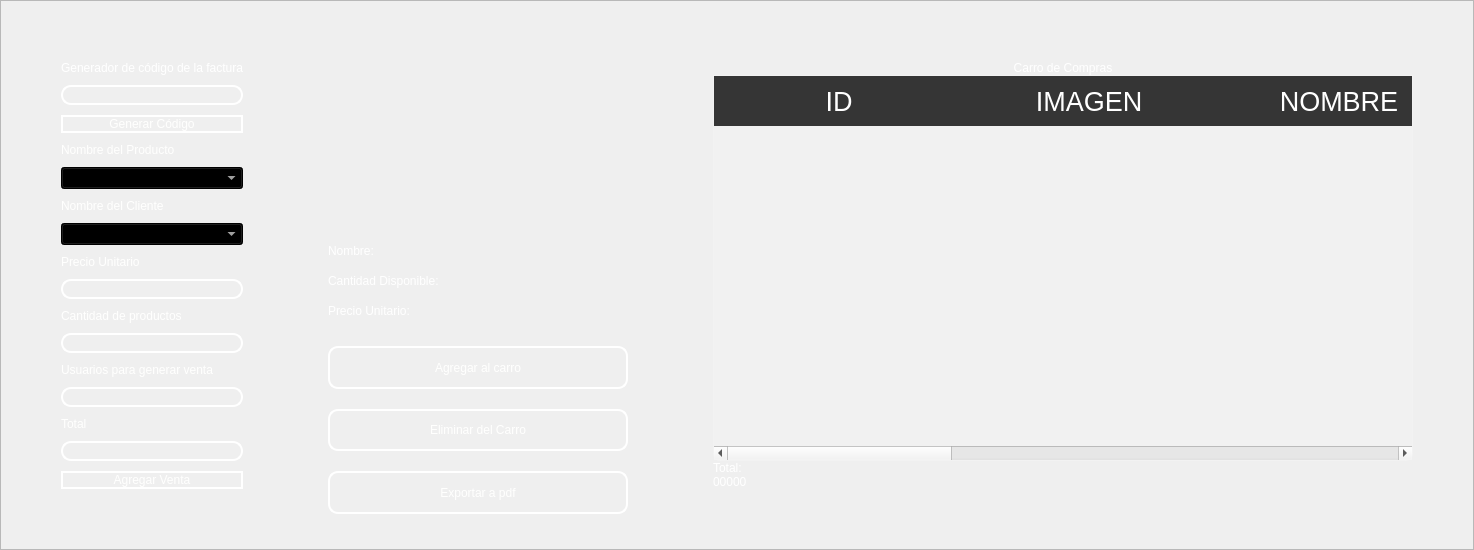
        <widget class="QFrame" name="frame_3">
         <property name="sizePolicy">
          <sizepolicy hsizetype="Maximum" vsizetype="Maximum">
           <horstretch>0</horstretch>
           <verstretch>0</verstretch>
          </sizepolicy>
         </property>
         <property name="layoutDirection">
          <enum>Qt::LeftToRight</enum>
         </property>
         <property name="frameShape">
          <enum>QFrame::StyledPanel</enum>
         </property>
         <property name="frameShadow">
          <enum>QFrame::Raised</enum>
         </property>
         <property name="lineWidth">
          <number>0</number>
         </property>
         <layout class="QHBoxLayout" name="horizontalLayout_4">
          <property name="spacing">
           <number>10</number>
          </property>
          <property name="sizeConstraint">
           <enum>QLayout::SetDefaultConstraint</enum>
          </property>
          <property name="leftMargin">
           <number>10</number>
          </property>
          <property name="topMargin">
           <number>10</number>
          </property>
          <property name="rightMargin">
           <number>10</number>
          </property>
          <property name="bottomMargin">
           <number>10</number>
          </property>
          <item>
           <layout class="QVBoxLayout" name="verticalLayout_3">
            <property name="spacing">
             <number>10</number>
            </property>
            <property name="leftMargin">
             <number>50</number>
            </property>
            <property name="topMargin">
             <number>50</number>
            </property>
            <property name="rightMargin">
             <number>50</number>
            </property>
            <property name="bottomMargin">
             <number>50</number>
            </property>
            <item>
             <widget class="QLabel" name="label_10">
              <property name="styleSheet">
               <string notr="true">color: rgb(255, 255, 255);
font: 10pt &quot;MS Shell Dlg 2&quot;;</string>
              </property>
              <property name="text">
               <string>Generador de código de la factura</string>
              </property>
             </widget>
            </item>
            <item>
             <widget class="QLineEdit" name="codetxt">
              <property name="enabled">
               <bool>false</bool>
              </property>
              <property name="styleSheet">
               <string notr="true">QLabel {
	color: rgb(255, 255, 254);
	font: 12pt &quot;Arial&quot;;
	background-color: rgba(0, 0, 0,0);
}


QLineEdit{
background-color: rgba(0, 0, 0,0);
border-radius:10px; 
font: 12pt &quot;Arial&quot;;
color: rgb(255, 255, 254);
border: 2px solid  rgb(255, 255, 255);

}

QLineEdit:hover{
background-color: rgba(0, 0, 0,0);
border-radius:10px; 
font: 12pt &quot;Arial&quot;;
border: 2px solid  rgb(120, 0, 171);
}

QLineEdit:focus{
background-color: rgb(0, 0, 0);
border-radius:10px; 
font: 12pt &quot;Arial&quot;;
border: 2px solid rgb(120, 0, 171);
}

QCheckBox{
	font: 12pt &quot;Arial&quot;;
	color: rgb(255, 255, 255);
}

QCheckBox::indicator {
    width: 18px;
    height:18px;
}

QCheckBox::indicator:unchecked {
   background-image: url(image/square.svg);
}

QCheckBox::indicator:checked {
   background-image: url(image/check-square.svg);
}

QPushButton{
border-radius:10px; 
font: 12pt &quot;Arial&quot;;
color: rgb(255, 255, 254);
border: 2px solid #ffffff;
}

QPushButton:hover{
border-radius:10px; 
font: 12pt &quot;Arial&quot;;
color: rgb(255, 255, 255);
border: 2px solid rgb(120, 0, 171);
	background-color: rgb(120, 0, 171);
}
QFrame{
 	background-color: #1E0070;
	border-radius:15px; 
}
</string>
              </property>
             </widget>
            </item>
            <item>
             <widget class="QPushButton" name="btn_get_code">
              <property name="cursor">
               <cursorShape>PointingHandCursor</cursorShape>
              </property>
              <property name="styleSheet">
               <string notr="true">QLabel {
	color: rgb(255, 255, 254);
	font: 12pt &quot;Arial&quot;;
	background-color: rgba(0, 0, 0,0);
}


QLineEdit{
background-color: rgba(0, 0, 0,0);
border-radius:10px; 
font: 12pt &quot;Arial&quot;;
color: rgb(255, 255, 254);
border: 2px solid  rgb(255, 255, 255);

}

QLineEdit:hover{
background-color: rgba(0, 0, 0,0);
border-radius:10px; 
font: 12pt &quot;Arial&quot;;
border: 2px solid  rgb(120, 0, 171);
}

QLineEdit:focus{
background-color: rgb(0, 0, 0);
border-radius:10px; 
font: 12pt &quot;Arial&quot;;
border: 2px solid rgb(120, 0, 171);
}

QCheckBox{
	font: 12pt &quot;Arial&quot;;
	color: rgb(255, 255, 255);
}

QCheckBox::indicator {
    width: 18px;
    height:18px;
}

QCheckBox::indicator:unchecked {
   background-image: url(image/square.svg);
}

QCheckBox::indicator:checked {
   background-image: url(image/check-square.svg);
}

QPushButton{
border-radius:10px; 
font: 12pt &quot;Arial&quot;;
color: rgb(255, 255, 254);
border: 2px solid #ffffff;
}

QPushButton:hover{
border-radius:10px; 
font: 12pt &quot;Arial&quot;;
color: rgb(255, 255, 255);
border: 2px solid rgb(120, 0, 171);
	background-color: rgb(120, 0, 171);
}
QFrame{
 	background-color: #1E0070;
	border-radius:15px; 
}
</string>
              </property>
              <property name="text">
               <string>Generar Código</string>
              </property>
             </widget>
            </item>
            <item>
             <widget class="QLabel" name="label_7">
              <property name="styleSheet">
               <string notr="true">QLabel {
	color: rgb(255, 255, 254);
	font: 12pt &quot;Arial&quot;;
	background-color: rgba(0, 0, 0,0);
}


QLineEdit{
background-color: rgba(0, 0, 0,0);
border-radius:10px; 
font: 12pt &quot;Arial&quot;;
color: rgb(255, 255, 254);
border: 2px solid  rgb(255, 255, 255);

}

QLineEdit:hover{
background-color: rgba(0, 0, 0,0);
border-radius:10px; 
font: 12pt &quot;Arial&quot;;
border: 2px solid  rgb(120, 0, 171);
}

QLineEdit:focus{
background-color: rgb(0, 0, 0);
border-radius:10px; 
font: 12pt &quot;Arial&quot;;
border: 2px solid rgb(120, 0, 171);
}

QCheckBox{
	font: 12pt &quot;Arial&quot;;
	color: rgb(255, 255, 255);
}

QCheckBox::indicator {
    width: 18px;
    height:18px;
}

QCheckBox::indicator:unchecked {
   background-image: url(image/square.svg);
}

QCheckBox::indicator:checked {
   background-image: url(image/check-square.svg);
}

QPushButton{
border-radius:10px; 
font: 12pt &quot;Arial&quot;;
color: rgb(255, 255, 254);
border: 2px solid #ffffff;
}

QPushButton:hover{
border-radius:10px; 
font: 12pt &quot;Arial&quot;;
color: rgb(255, 255, 255);
border: 2px solid rgb(120, 0, 171);
	background-color: rgb(120, 0, 171);
}

</string>
              </property>
              <property name="text">
               <string>Nombre del Producto</string>
              </property>
             </widget>
            </item>
            <item>
             <widget class="QComboBox" name="comboboxproduct">
              <property name="cursor">
               <cursorShape>PointingHandCursor</cursorShape>
              </property>
              <property name="styleSheet">
               <string notr="true">background-color: rgb(0, 0, 0);
color: rgb(255, 255, 255);
</string>
              </property>
             </widget>
            </item>
            <item>
             <widget class="QLabel" name="label_6">
              <property name="styleSheet">
               <string notr="true">QLabel {
	color: rgb(255, 255, 254);
	font: 12pt &quot;Arial&quot;;
	background-color: rgba(0, 0, 0,0);
}


QLineEdit{
background-color: rgba(0, 0, 0,0);
border-radius:10px; 
font: 12pt &quot;Arial&quot;;
color: rgb(255, 255, 254);
border: 2px solid  rgb(255, 255, 255);

}

QLineEdit:hover{
background-color: rgba(0, 0, 0,0);
border-radius:10px; 
font: 12pt &quot;Arial&quot;;
border: 2px solid  rgb(120, 0, 171);
}

QLineEdit:focus{
background-color: rgb(0, 0, 0);
border-radius:10px; 
font: 12pt &quot;Arial&quot;;
border: 2px solid rgb(120, 0, 171);
}

QCheckBox{
	font: 12pt &quot;Arial&quot;;
	color: rgb(255, 255, 255);
}

QCheckBox::indicator {
    width: 18px;
    height:18px;
}

QCheckBox::indicator:unchecked {
   background-image: url(image/square.svg);
}

QCheckBox::indicator:checked {
   background-image: url(image/check-square.svg);
}

QPushButton{
border-radius:10px; 
font: 12pt &quot;Arial&quot;;
color: rgb(255, 255, 254);
border: 2px solid #ffffff;
}

QPushButton:hover{
border-radius:10px; 
font: 12pt &quot;Arial&quot;;
color: rgb(255, 255, 255);
border: 2px solid rgb(120, 0, 171);
	background-color: rgb(120, 0, 171);
}

</string>
              </property>
              <property name="text">
               <string>Nombre del Cliente</string>
              </property>
             </widget>
            </item>
            <item>
             <widget class="QComboBox" name="comboboxclient">
              <property name="cursor">
               <cursorShape>PointingHandCursor</cursorShape>
              </property>
              <property name="styleSheet">
               <string notr="true">background-color: rgb(0, 0, 0);
color: rgb(255, 255, 255);
</string>
              </property>
             </widget>
            </item>
            <item>
             <widget class="QLabel" name="label_5">
              <property name="styleSheet">
               <string notr="true">QLabel {
	color: rgb(255, 255, 254);
	font: 12pt &quot;Arial&quot;;
	background-color: rgba(0, 0, 0,0);
}


QLineEdit{
background-color: rgba(0, 0, 0,0);
border-radius:10px; 
font: 12pt &quot;Arial&quot;;
color: rgb(255, 255, 254);
border: 2px solid  rgb(255, 255, 255);

}

QLineEdit:hover{
background-color: rgba(0, 0, 0,0);
border-radius:10px; 
font: 12pt &quot;Arial&quot;;
border: 2px solid  rgb(120, 0, 171);
}

QLineEdit:focus{
background-color: rgb(0, 0, 0);
border-radius:10px; 
font: 12pt &quot;Arial&quot;;
border: 2px solid rgb(120, 0, 171);
}

QCheckBox{
	font: 12pt &quot;Arial&quot;;
	color: rgb(255, 255, 255);
}

QCheckBox::indicator {
    width: 18px;
    height:18px;
}

QCheckBox::indicator:unchecked {
   background-image: url(image/square.svg);
}

QCheckBox::indicator:checked {
   background-image: url(image/check-square.svg);
}

QPushButton{
border-radius:10px; 
font: 12pt &quot;Arial&quot;;
color: rgb(255, 255, 254);
border: 2px solid #ffffff;
}

QPushButton:hover{
border-radius:10px; 
font: 12pt &quot;Arial&quot;;
color: rgb(255, 255, 255);
border: 2px solid rgb(120, 0, 171);
	background-color: rgb(120, 0, 171);
}

</string>
              </property>
              <property name="text">
               <string>Precio Unitario</string>
              </property>
             </widget>
            </item>
            <item>
             <widget class="QLineEdit" name="unitpricetxt">
              <property name="enabled">
               <bool>false</bool>
              </property>
              <property name="styleSheet">
               <string notr="true">QLabel {
	color: rgb(255, 255, 254);
	font: 12pt &quot;Arial&quot;;
	background-color: rgba(0, 0, 0,0);
}


QLineEdit{
background-color: rgba(0, 0, 0,0);
border-radius:10px; 
font: 12pt &quot;Arial&quot;;
color: rgb(255, 255, 254);
border: 2px solid  rgb(255, 255, 255);

}

QLineEdit:hover{
background-color: rgba(0, 0, 0,0);
border-radius:10px; 
font: 12pt &quot;Arial&quot;;
border: 2px solid  rgb(120, 0, 171);
}

QLineEdit:focus{
background-color: rgb(0, 0, 0);
border-radius:10px; 
font: 12pt &quot;Arial&quot;;
border: 2px solid rgb(120, 0, 171);
}

QCheckBox{
	font: 12pt &quot;Arial&quot;;
	color: rgb(255, 255, 255);
}

QCheckBox::indicator {
    width: 18px;
    height:18px;
}

QCheckBox::indicator:unchecked {
   background-image: url(image/square.svg);
}

QCheckBox::indicator:checked {
   background-image: url(image/check-square.svg);
}

QPushButton{
border-radius:10px; 
font: 12pt &quot;Arial&quot;;
color: rgb(255, 255, 254);
border: 2px solid #ffffff;
}

QPushButton:hover{
border-radius:10px; 
font: 12pt &quot;Arial&quot;;
color: rgb(255, 255, 255);
border: 2px solid rgb(120, 0, 171);
	background-color: rgb(120, 0, 171);
}
QFrame{
 	background-color: #1E0070;
	border-radius:15px; 
}
</string>
              </property>
             </widget>
            </item>
            <item>
             <widget class="QLabel" name="label_4">
              <property name="styleSheet">
               <string notr="true">QLabel {
	color: rgb(255, 255, 254);
	font: 12pt &quot;Arial&quot;;
	background-color: rgba(0, 0, 0,0);
}


QLineEdit{
background-color: rgba(0, 0, 0,0);
border-radius:10px; 
font: 12pt &quot;Arial&quot;;
color: rgb(255, 255, 254);
border: 2px solid  rgb(255, 255, 255);

}

QLineEdit:hover{
background-color: rgba(0, 0, 0,0);
border-radius:10px; 
font: 12pt &quot;Arial&quot;;
border: 2px solid  rgb(120, 0, 171);
}

QLineEdit:focus{
background-color: rgb(0, 0, 0);
border-radius:10px; 
font: 12pt &quot;Arial&quot;;
border: 2px solid rgb(120, 0, 171);
}

QCheckBox{
	font: 12pt &quot;Arial&quot;;
	color: rgb(255, 255, 255);
}

QCheckBox::indicator {
    width: 18px;
    height:18px;
}

QCheckBox::indicator:unchecked {
   background-image: url(image/square.svg);
}

QCheckBox::indicator:checked {
   background-image: url(image/check-square.svg);
}

QPushButton{
border-radius:10px; 
font: 12pt &quot;Arial&quot;;
color: rgb(255, 255, 254);
border: 2px solid #ffffff;
}

QPushButton:hover{
border-radius:10px; 
font: 12pt &quot;Arial&quot;;
color: rgb(255, 255, 255);
border: 2px solid rgb(120, 0, 171);
	background-color: rgb(120, 0, 171);
}
</string>
              </property>
              <property name="text">
               <string>Cantidad de productos</string>
              </property>
             </widget>
            </item>
            <item>
             <widget class="QLineEdit" name="quantitytxt">
              <property name="styleSheet">
               <string notr="true">QLabel {
	color: rgb(255, 255, 254);
	font: 12pt &quot;Arial&quot;;
	background-color: rgba(0, 0, 0,0);
}


QLineEdit{
background-color: rgba(0, 0, 0,0);
border-radius:10px; 
font: 12pt &quot;Arial&quot;;
color: rgb(255, 255, 254);
border: 2px solid  rgb(255, 255, 255);

}

QLineEdit:hover{
background-color: rgba(0, 0, 0,0);
border-radius:10px; 
font: 12pt &quot;Arial&quot;;
border: 2px solid  rgb(120, 0, 171);
}

QLineEdit:focus{
background-color: rgb(0, 0, 0);
border-radius:10px; 
font: 12pt &quot;Arial&quot;;
border: 2px solid rgb(120, 0, 171);
}

QCheckBox{
	font: 12pt &quot;Arial&quot;;
	color: rgb(255, 255, 255);
}

QCheckBox::indicator {
    width: 18px;
    height:18px;
}

QCheckBox::indicator:unchecked {
   background-image: url(image/square.svg);
}

QCheckBox::indicator:checked {
   background-image: url(image/check-square.svg);
}

QPushButton{
border-radius:10px; 
font: 12pt &quot;Arial&quot;;
color: rgb(255, 255, 254);
border: 2px solid #ffffff;
}

QPushButton:hover{
border-radius:10px; 
font: 12pt &quot;Arial&quot;;
color: rgb(255, 255, 255);
border: 2px solid rgb(120, 0, 171);
	background-color: rgb(120, 0, 171);
}
QFrame{
 	background-color: #1E0070;
	border-radius:15px; 
}
</string>
              </property>
             </widget>
            </item>
            <item>
             <widget class="QLabel" name="label_3">
              <property name="styleSheet">
               <string notr="true">QLabel {
	color: rgb(255, 255, 254);
	font: 12pt &quot;Arial&quot;;
	background-color: rgba(0, 0, 0,0);
}


QLineEdit{
background-color: rgba(0, 0, 0,0);
border-radius:10px; 
font: 12pt &quot;Arial&quot;;
color: rgb(255, 255, 254);
border: 2px solid  rgb(255, 255, 255);

}

QLineEdit:hover{
background-color: rgba(0, 0, 0,0);
border-radius:10px; 
font: 12pt &quot;Arial&quot;;
border: 2px solid  rgb(120, 0, 171);
}

QLineEdit:focus{
background-color: rgb(0, 0, 0);
border-radius:10px; 
font: 12pt &quot;Arial&quot;;
border: 2px solid rgb(120, 0, 171);
}

QCheckBox{
	font: 12pt &quot;Arial&quot;;
	color: rgb(255, 255, 255);
}

QCheckBox::indicator {
    width: 18px;
    height:18px;
}

QCheckBox::indicator:unchecked {
   background-image: url(image/square.svg);
}

QCheckBox::indicator:checked {
   background-image: url(image/check-square.svg);
}

QPushButton{
border-radius:10px; 
font: 12pt &quot;Arial&quot;;
color: rgb(255, 255, 254);
border: 2px solid #ffffff;
}

QPushButton:hover{
border-radius:10px; 
font: 12pt &quot;Arial&quot;;
color: rgb(255, 255, 255);
border: 2px solid rgb(120, 0, 171);
	background-color: rgb(120, 0, 171);
}

</string>
              </property>
              <property name="text">
               <string>Usuarios para generar venta</string>
              </property>
             </widget>
            </item>
            <item>
             <widget class="QLineEdit" name="usertxt">
              <property name="styleSheet">
               <string notr="true">QLabel {
	color: rgb(255, 255, 254);
	font: 12pt &quot;Arial&quot;;
	background-color: rgba(0, 0, 0,0);
}


QLineEdit{
background-color: rgba(0, 0, 0,0);
border-radius:10px; 
font: 12pt &quot;Arial&quot;;
color: rgb(255, 255, 254);
border: 2px solid  rgb(255, 255, 255);

}

QLineEdit:hover{
background-color: rgba(0, 0, 0,0);
border-radius:10px; 
font: 12pt &quot;Arial&quot;;
border: 2px solid  rgb(120, 0, 171);
}

QLineEdit:focus{
background-color: rgb(0, 0, 0);
border-radius:10px; 
font: 12pt &quot;Arial&quot;;
border: 2px solid rgb(120, 0, 171);
}

QCheckBox{
	font: 12pt &quot;Arial&quot;;
	color: rgb(255, 255, 255);
}

QCheckBox::indicator {
    width: 18px;
    height:18px;
}

QCheckBox::indicator:unchecked {
   background-image: url(image/square.svg);
}

QCheckBox::indicator:checked {
   background-image: url(image/check-square.svg);
}

QPushButton{
border-radius:10px; 
font: 12pt &quot;Arial&quot;;
color: rgb(255, 255, 254);
border: 2px solid #ffffff;
}

QPushButton:hover{
border-radius:10px; 
font: 12pt &quot;Arial&quot;;
color: rgb(255, 255, 255);
border: 2px solid rgb(120, 0, 171);
	background-color: rgb(120, 0, 171);
}
QFrame{
 	background-color: #1E0070;
	border-radius:15px; 
}
</string>
              </property>
             </widget>
            </item>
            <item>
             <widget class="QLabel" name="label_2">
              <property name="styleSheet">
               <string notr="true">QLabel {
	color: rgb(255, 255, 254);
	font: 12pt &quot;Arial&quot;;
	background-color: rgba(0, 0, 0,0);
}


QLineEdit{
background-color: rgba(0, 0, 0,0);
border-radius:10px; 
font: 12pt &quot;Arial&quot;;
color: rgb(255, 255, 254);
border: 2px solid  rgb(255, 255, 255);

}

QLineEdit:hover{
background-color: rgba(0, 0, 0,0);
border-radius:10px; 
font: 12pt &quot;Arial&quot;;
border: 2px solid  rgb(120, 0, 171);
}

QLineEdit:focus{
background-color: rgb(0, 0, 0);
border-radius:10px; 
font: 12pt &quot;Arial&quot;;
border: 2px solid rgb(120, 0, 171);
}

QCheckBox{
	font: 12pt &quot;Arial&quot;;
	color: rgb(255, 255, 255);
}

QCheckBox::indicator {
    width: 18px;
    height:18px;
}

QCheckBox::indicator:unchecked {
   background-image: url(image/square.svg);
}

QCheckBox::indicator:checked {
   background-image: url(image/check-square.svg);
}

QPushButton{
border-radius:10px; 
font: 12pt &quot;Arial&quot;;
color: rgb(255, 255, 254);
border: 2px solid #ffffff;
}

QPushButton:hover{
border-radius:10px; 
font: 12pt &quot;Arial&quot;;
color: rgb(255, 255, 255);
border: 2px solid rgb(120, 0, 171);
	background-color: rgb(120, 0, 171);
}

</string>
              </property>
              <property name="text">
               <string>Total</string>
              </property>
             </widget>
            </item>
            <item>
             <widget class="QLineEdit" name="totalpricetxt">
              <property name="enabled">
               <bool>false</bool>
              </property>
              <property name="styleSheet">
               <string notr="true">QLabel {
	color: rgb(255, 255, 254);
	font: 12pt &quot;Arial&quot;;
	background-color: rgba(0, 0, 0,0);
}


QLineEdit{
background-color: rgba(0, 0, 0,0);
border-radius:10px; 
font: 12pt &quot;Arial&quot;;
color: rgb(255, 255, 254);
border: 2px solid  rgb(255, 255, 255);

}

QLineEdit:hover{
background-color: rgba(0, 0, 0,0);
border-radius:10px; 
font: 12pt &quot;Arial&quot;;
border: 2px solid  rgb(120, 0, 171);
}

QLineEdit:focus{
background-color: rgb(0, 0, 0);
border-radius:10px; 
font: 12pt &quot;Arial&quot;;
border: 2px solid rgb(120, 0, 171);
}

QCheckBox{
	font: 12pt &quot;Arial&quot;;
	color: rgb(255, 255, 255);
}

QCheckBox::indicator {
    width: 18px;
    height:18px;
}

QCheckBox::indicator:unchecked {
   background-image: url(image/square.svg);
}

QCheckBox::indicator:checked {
   background-image: url(image/check-square.svg);
}

QPushButton{
border-radius:10px; 
font: 12pt &quot;Arial&quot;;
color: rgb(255, 255, 254);
border: 2px solid #ffffff;
}

QPushButton:hover{
border-radius:10px; 
font: 12pt &quot;Arial&quot;;
color: rgb(255, 255, 255);
border: 2px solid rgb(120, 0, 171);
	background-color: rgb(120, 0, 171);
}
QFrame{
 	background-color: #1E0070;
	border-radius:15px; 
}
</string>
              </property>
             </widget>
            </item>
            <item>
             <widget class="QPushButton" name="btn_register_sale">
              <property name="cursor">
               <cursorShape>PointingHandCursor</cursorShape>
              </property>
              <property name="styleSheet">
               <string notr="true">QLabel {
	color: rgb(255, 255, 254);
	font: 12pt &quot;Arial&quot;;
	background-color: rgba(0, 0, 0,0);
}


QLineEdit{
background-color: rgba(0, 0, 0,0);
border-radius:10px; 
font: 12pt &quot;Arial&quot;;
color: rgb(255, 255, 254);
border: 2px solid  rgb(255, 255, 255);

}

QLineEdit:hover{
background-color: rgba(0, 0, 0,0);
border-radius:10px; 
font: 12pt &quot;Arial&quot;;
border: 2px solid  rgb(120, 0, 171);
}

QLineEdit:focus{
background-color: rgb(0, 0, 0);
border-radius:10px; 
font: 12pt &quot;Arial&quot;;
border: 2px solid rgb(120, 0, 171);
}

QCheckBox{
	font: 12pt &quot;Arial&quot;;
	color: rgb(255, 255, 255);
}

QCheckBox::indicator {
    width: 18px;
    height:18px;
}

QCheckBox::indicator:unchecked {
   background-image: url(image/square.svg);
}

QCheckBox::indicator:checked {
   background-image: url(image/check-square.svg);
}

QPushButton{
border-radius:10px; 
font: 12pt &quot;Arial&quot;;
color: rgb(255, 255, 254);
border: 2px solid #ffffff;
}

QPushButton:hover{
border-radius:10px; 
font: 12pt &quot;Arial&quot;;
color: rgb(255, 255, 255);
border: 2px solid rgb(120, 0, 171);
	background-color: rgb(120, 0, 171);
}
QFrame{
 	background-color: #1E0070;
	border-radius:15px; 
}
</string>
              </property>
              <property name="text">
               <string>Agregar Venta</string>
              </property>
             </widget>
            </item>
           </layout>
          </item>
          <item>
           <layout class="QVBoxLayout" name="verticalLayout_4">
            <property name="spacing">
             <number>0</number>
            </property>
            <property name="leftMargin">
             <number>25</number>
            </property>
            <property name="topMargin">
             <number>25</number>
            </property>
            <property name="rightMargin">
             <number>25</number>
            </property>
            <property name="bottomMargin">
             <number>25</number>
            </property>
            <item>
             <widget class="QLabel" name="labelimage">
              <property name="minimumSize">
               <size>
                <width>0</width>
                <height>200</height>
               </size>
              </property>
              <property name="maximumSize">
               <size>
                <width>200</width>
                <height>200</height>
               </size>
              </property>
              <property name="text">
               <string/>
              </property>
             </widget>
            </item>
            <item>
             <widget class="QLabel" name="labelname">
              <property name="minimumSize">
               <size>
                <width>300</width>
                <height>0</height>
               </size>
              </property>
              <property name="maximumSize">
               <size>
                <width>300</width>
                <height>30</height>
               </size>
              </property>
              <property name="styleSheet">
               <string notr="true">color: rgb(255, 255, 255);
font: 12pt &quot;MS Shell Dlg 2&quot;;</string>
              </property>
              <property name="text">
               <string>Nombre:</string>
              </property>
             </widget>
            </item>
            <item>
             <widget class="QLabel" name="labelstock">
              <property name="minimumSize">
               <size>
                <width>180</width>
                <height>0</height>
               </size>
              </property>
              <property name="maximumSize">
               <size>
                <width>300</width>
                <height>30</height>
               </size>
              </property>
              <property name="styleSheet">
               <string notr="true">color: rgb(255, 255, 255);
font: 12pt &quot;MS Shell Dlg 2&quot;;</string>
              </property>
              <property name="text">
               <string>Cantidad Disponible:</string>
              </property>
             </widget>
            </item>
            <item>
             <widget class="QLabel" name="labeluprice">
              <property name="maximumSize">
               <size>
                <width>300</width>
                <height>30</height>
               </size>
              </property>
              <property name="styleSheet">
               <string notr="true">color: rgb(255, 255, 255);
font: 12pt &quot;MS Shell Dlg 2&quot;;</string>
              </property>
              <property name="text">
               <string>Precio Unitario:</string>
              </property>
             </widget>
            </item>
            <item>
             <spacer name="verticalSpacer">
              <property name="orientation">
               <enum>Qt::Vertical</enum>
              </property>
              <property name="sizeType">
               <enum>QSizePolicy::Fixed</enum>
              </property>
              <property name="sizeHint" stdset="0">
               <size>
                <width>10</width>
                <height>20</height>
               </size>
              </property>
             </spacer>
            </item>
            <item>
             <widget class="QPushButton" name="btn_add_cart">
              <property name="maximumSize">
               <size>
                <width>300</width>
                <height>50</height>
               </size>
              </property>
              <property name="cursor">
               <cursorShape>PointingHandCursor</cursorShape>
              </property>
              <property name="styleSheet">
               <string notr="true">QPushButton{
border-radius:10px; 
font: 12pt &quot;Arial&quot;;
color: rgb(255, 255, 254);
border: 2px solid #ffffff;
}

QPushButton:hover{
border-radius:10px; 
font: 12pt &quot;Arial&quot;;
color: rgb(255, 255, 255);
border: 2px solid rgb(120, 0, 171);
	background-color: rgb(120, 0, 171);
}</string>
              </property>
              <property name="text">
               <string>Agregar al carro</string>
              </property>
              <property name="iconSize">
               <size>
                <width>30</width>
                <height>30</height>
               </size>
              </property>
             </widget>
            </item>
            <item>
             <spacer name="verticalSpacer_2">
              <property name="orientation">
               <enum>Qt::Vertical</enum>
              </property>
              <property name="sizeType">
               <enum>QSizePolicy::Fixed</enum>
              </property>
              <property name="sizeHint" stdset="0">
               <size>
                <width>20</width>
                <height>20</height>
               </size>
              </property>
             </spacer>
            </item>
            <item>
             <widget class="QPushButton" name="btn_delete">
              <property name="maximumSize">
               <size>
                <width>300</width>
                <height>50</height>
               </size>
              </property>
              <property name="cursor">
               <cursorShape>PointingHandCursor</cursorShape>
              </property>
              <property name="styleSheet">
               <string notr="true">QPushButton{
border-radius:10px; 
font: 12pt &quot;Arial&quot;;
color: rgb(255, 255, 254);
border: 2px solid #ffffff;
}

QPushButton:hover{
border-radius:10px; 
font: 12pt &quot;Arial&quot;;
color: rgb(255, 255, 255);
border: 2px solid rgb(120, 0, 171);
	background-color: rgb(120, 0, 171);
}</string>
              </property>
              <property name="text">
               <string>Eliminar del Carro</string>
              </property>
              <property name="iconSize">
               <size>
                <width>30</width>
                <height>30</height>
               </size>
              </property>
             </widget>
            </item>
            <item>
             <spacer name="verticalSpacer_3">
              <property name="orientation">
               <enum>Qt::Vertical</enum>
              </property>
              <property name="sizeType">
               <enum>QSizePolicy::Fixed</enum>
              </property>
              <property name="sizeHint" stdset="0">
               <size>
                <width>20</width>
                <height>20</height>
               </size>
              </property>
             </spacer>
            </item>
            <item>
             <widget class="QPushButton" name="btn_export_pdf">
              <property name="maximumSize">
               <size>
                <width>300</width>
                <height>50</height>
               </size>
              </property>
              <property name="styleSheet">
               <string notr="true">QPushButton{
border-radius:10px; 
font: 12pt &quot;Arial&quot;;
color: rgb(255, 255, 254);
border: 2px solid #ffffff;
}

QPushButton:hover{
border-radius:10px; 
font: 12pt &quot;Arial&quot;;
color: rgb(255, 255, 255);
border: 2px solid rgb(120, 0, 171);
	background-color: rgb(120, 0, 171);
}</string>
              </property>
              <property name="text">
               <string>Exportar a pdf</string>
              </property>
             </widget>
            </item>
           </layout>
          </item>
          <item>
           <layout class="QVBoxLayout" name="verticalLayout_5">
            <property name="spacing">
             <number>0</number>
            </property>
            <property name="leftMargin">
             <number>50</number>
            </property>
            <property name="topMargin">
             <number>50</number>
            </property>
            <property name="rightMargin">
             <number>50</number>
            </property>
            <property name="bottomMargin">
             <number>50</number>
            </property>
            <item>
             <widget class="QLabel" name="label_8">
              <property name="styleSheet">
               <string notr="true">color: rgb(255, 255, 255);
font: 25pt &quot;MS Shell Dlg 2&quot;;</string>
              </property>
              <property name="text">
               <string>Carro de Compras</string>
              </property>
              <property name="alignment">
               <set>Qt::AlignCenter</set>
              </property>
             </widget>
            </item>
            <item>
             <widget class="QTableWidget" name="table_cart">
              <property name="minimumSize">
               <size>
                <width>700</width>
                <height>0</height>
               </size>
              </property>
              <property name="maximumSize">
               <size>
                <width>700</width>
                <height>16777215</height>
               </size>
              </property>
              <property name="styleSheet">
               <string notr="true">QTableView {
background-color: rgba(255, 255, 255, 30); 
border: 1px solid rgba(255,255,255,40);
border-bottom-right-radius: 7px; 
border-bottom-left-radius: 7px; 
color: white;
	font: 15pt &quot;MS Shell Dlg 2&quot;;
}

QHeaderView::section {
background-color: rgb(53, 53, 53);
color: white;
border: none;
height: 50px;
font-size: 20pt;
}

QTableView::item {
    border-style: none;
    border-bottom: 1px solid rgba(255,255,255,50);
    padding-left: auto;
    padding-right: auto;
}

QTableView::item:selected{
	border: none;
	color: rgb(255, 255, 255);
    background-color: rgba(255, 255, 255, 50);
}
</string>
              </property>
              <property name="editTriggers">
               <set>QAbstractItemView::NoEditTriggers</set>
              </property>
              <attribute name="horizontalHeaderDefaultSectionSize">
               <number>250</number>
              </attribute>
              <column>
               <property name="text">
                <string>ID</string>
               </property>
              </column>
              <column>
               <property name="text">
                <string>IMAGEN</string>
               </property>
              </column>
              <column>
               <property name="text">
                <string>NOMBRE</string>
               </property>
              </column>
              <column>
               <property name="text">
                <string>CANTIDAD DE PRODUCTO</string>
               </property>
              </column>
              <column>
               <property name="text">
                <string>PRECIO U.</string>
               </property>
              </column>
              <column>
               <property name="text">
                <string>TOTAL</string>
               </property>
              </column>
             </widget>
            </item>
            <item>
             <widget class="QLabel" name="label_9">
              <property name="styleSheet">
               <string notr="true">font: 16pt &quot;MS Shell Dlg 2&quot;;
color: rgb(255, 255, 255);</string>
              </property>
              <property name="locale">
               <locale language="Spanish" country="Chile"/>
              </property>
              <property name="text">
               <string>Total:</string>
              </property>
              <property name="alignment">
               <set>Qt::AlignBottom|Qt::AlignLeading|Qt::AlignLeft</set>
              </property>
             </widget>
            </item>
            <item>
             <widget class="QLabel" name="labeltotal">
              <property name="styleSheet">
               <string notr="true">font: 16pt &quot;MS Shell Dlg 2&quot;;
color: rgb(255, 255, 255);</string>
              </property>
              <property name="text">
               <string>00000</string>
              </property>
              <property name="alignment">
               <set>Qt::AlignLeading|Qt::AlignLeft|Qt::AlignVCenter</set>
              </property>
             </widget>
            </item>
           </layout>
          </item>
         </layout>
        </widget>
